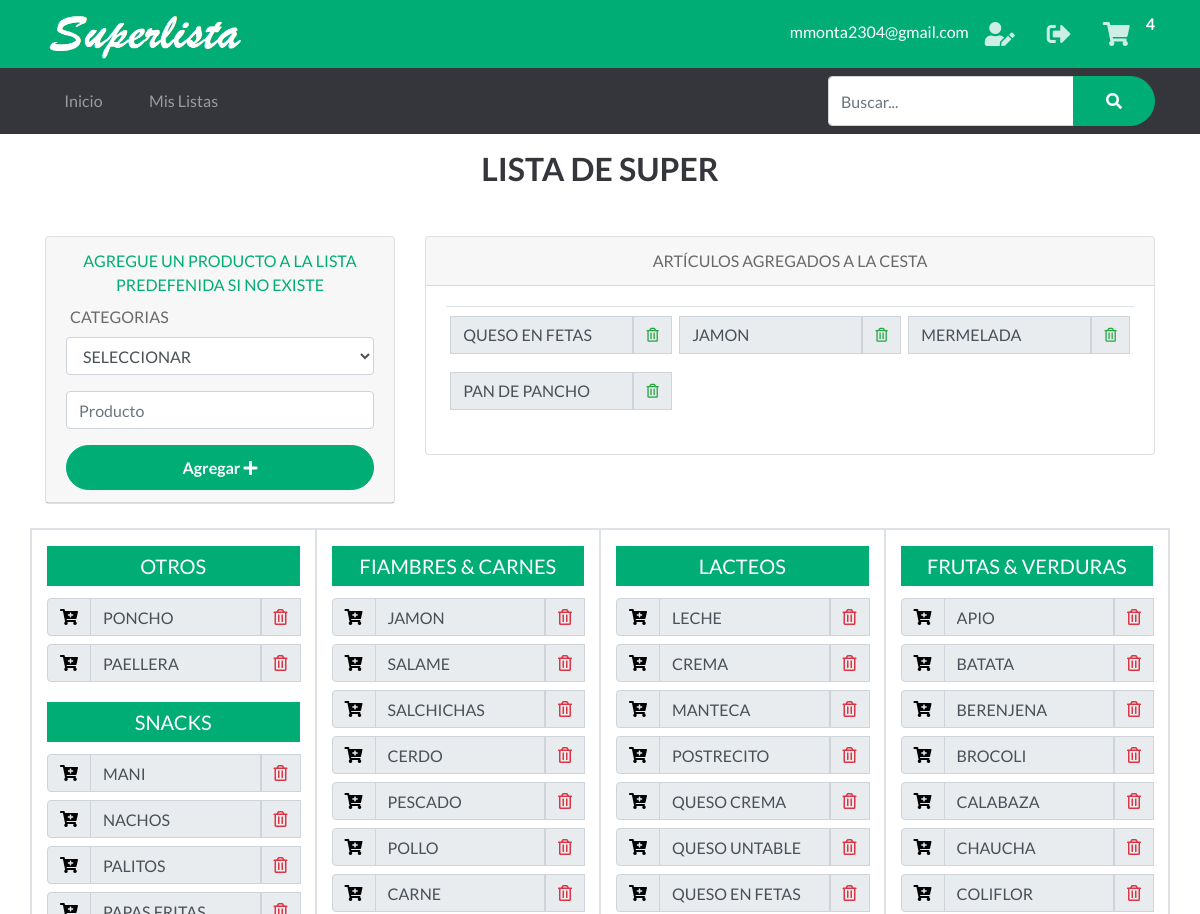
Before: / (signed in, upper part) with the older database file.
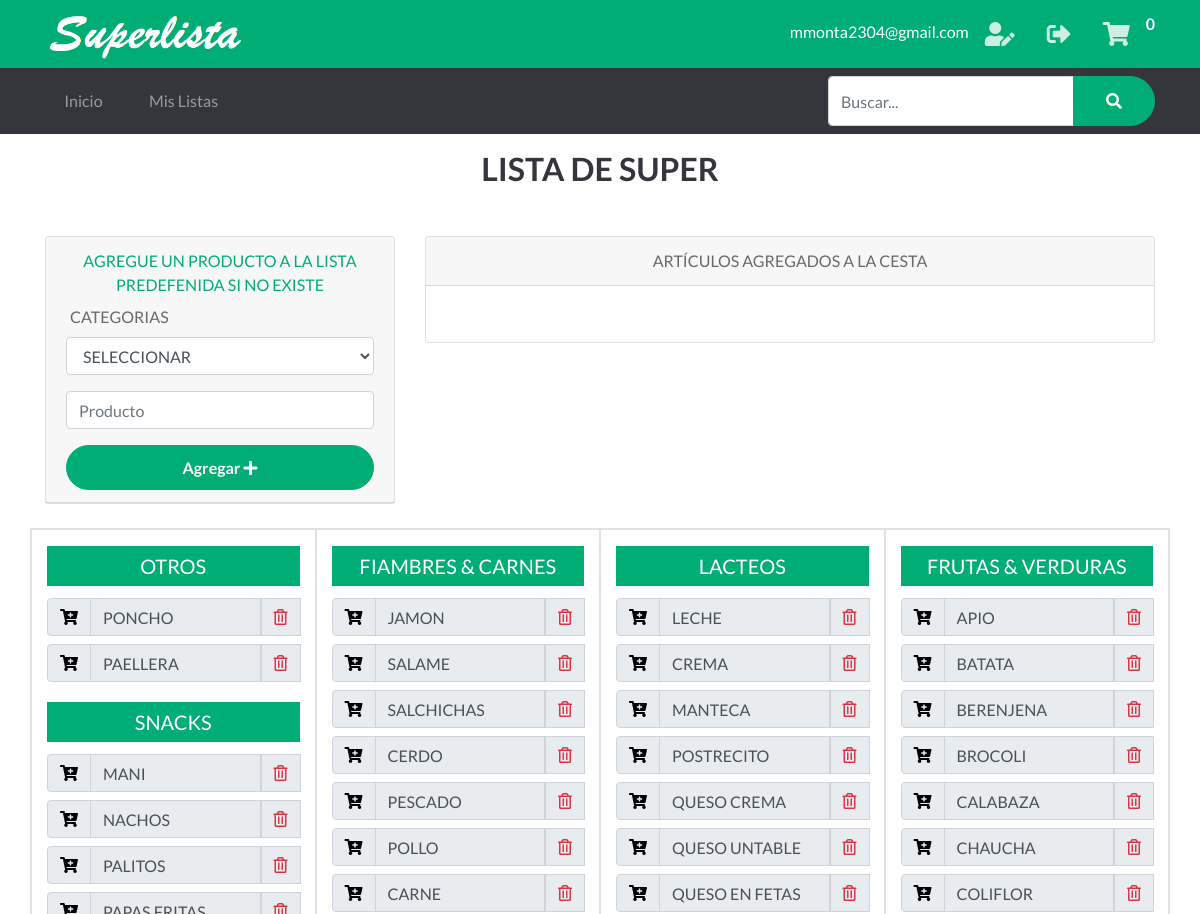
After: the same page with the newer database file.
### tables this page shows
CREATE TABLE "Cesta" (
	"Id"	INTEGER NOT NULL PRIMARY KEY AUTOINCREMENT UNIQUE,
	"Id_Usuario"	INTEGER NOT NULL,
	"Item"	INTEGER NOT NULL,
	"Tachar"	INTEGER,
	"ProductoId"	INTEGER,
FOREIGN KEY("ProductoId") REFERENCES "Productos"("Id")
);

CREATE TABLE "Categorias" (
	"Id"	INTEGER NOT NULL PRIMARY KEY AUTOINCREMENT UNIQUE,
	"Categoria"	TEXT NOT NULL
);

CREATE TABLE "Productos" (
	"Id"	INTEGER NOT NULL PRIMARY KEY AUTOINCREMENT UNIQUE,
	"CategoriaId"	INTEGER NOT NULL,
	"Producto"	TEXT NOT NULL,
	"PropietarioId"	INTEGER NOT NULL,
	FOREIGN KEY("CategoriaId") REFERENCES "Categorias"("Id")
	FOREIGN KEY("PropietarioId") REFERENCES "Usuarios"("Id")
);

### app.py (the view)
@app.route('/')  # ruta para el home
def home():
    categorias = getAllCategorias()
    if 'nombre' in session:
        productos = getAllProductosUsuarios()
        CestaArticulos = getAllCesta()
        return render_template('home_logged_in.html', categorias=categorias,
                               productos=productos, CestaArticulos=CestaArticulos)
    else:
        productos = getAllProductosAdmin()
        CestaArticulos = getAllCesta()
        return render_template('home.html', categorias=categorias,
                               productos=productos, CestaArticulos=CestaArticulos)

### app.py (called while the page is built)
def get_db():
    db = getattr(g, '_database', None)
    if db is None:
        db = g._database = sqlite3.connect('database1.db')
    return db

@app.teardown_appcontext
def close_connection(exception):
    db = getattr(g, '_database', None)
    if db is not None:
        db.close()

def conectar_db():
    return sqlite3.connect('database1.db')

def getAllProductosUsuarios():
    g.db = conectar_db()
    consulta = 'SELECT * FROM Productos WHERE (PropietarioId= ?)'
    if 'nombre' in session:
        id = session['id']
    cur = g.db.execute(consulta, [id])
    productos_usuarios = [dict(pro_id=row[0], cat_id=row[1], pro_nombre=row[2])
                          for row in cur.fetchall()]
    g.db.close()
    return productos_usuarios

def getAllCategorias():
    cantCarrito()
    g.db = conectar_db()
    cur = g.db.execute('SELECT * FROM Categorias')
    categorias = [dict(cat_id=row[0], cat_nombre=row[1])
                  for row in cur.fetchall()]
    g.db.close()
    return categorias

### templates/home_logged_in.html (shortened to what the changed rows need)
{% extends "layout_logged_in.html" %}
{% block content %}
<section id="lista">
    <div class="container">
        <header class="py-3 text-secondary text-center">
            <h2 class="display-6 font-weight-bold">LISTA DE SUPER</h2>
        </header>
    </div>
    <form action="/ABM_articulos" method="POST">
        <div class="form-group">
            <div class="container">
                <div class="row py-4">
                    <div class="col-8">
                        <div class="card">
                            <div class="card-body">
                                    {%  set contador = namespace(value=0) %}
                                    <table class="table table-borderless table-sm" >
                                        {%  set contador = namespace(value=0) %}
                                        <tbody>
                                            <tr class="tex border" >
                                        {% for CestaArticulo in CestaArticulos %}
                                            {% if  (contador.value % 3) == 0 %}
                                                 </tr>
                                                 <tr>
                                            {% endif %}
                                            <td>
                                                <div class="input-group py-1">
                                                    <input type="text" size="6" name="input" readonly="true" class="form-control"
                                                        value="{{ CestaArticulo.Item_nombre}}" aria-label="Text input with checkbox">
                                                    <div class="input-group-prepend">
                                                        <div class="input-group-text">
                                                            <a href="/DeleteArtCesta_home/{{CestaArticulo.Id}}" i class="fa-sm text-success far fa-trash-alt" style="color:#000000;"></i></a>
                                                        </div>
                                                    </div>
                                                </div>
                                            </td>
                                            {% set contador.value = contador.value + 1 %}
                                        {% endfor %}
                                                </tr>
                                        </tbody>
                                    </table>
                            </div>
                        </div>
                    </div>
                </div>
            </div>
            <div class="container">
                <div class="row border">
                    <div class="col-3 border">
                        <div>
                            {% for categoria in categorias %}
                            <div class="form-group">
                                {% if categoria.cat_id == 9 or categoria.cat_id == 13 or categoria.cat_id ==12  or categoria.cat_id == 11 %}
                                <div class="text h5 py-2 text-center bg-primary text-white">
                                    <span>{{ categoria.cat_nombre }} </span>
                                </div>
                                    {% for producto in productos %}
                                        {% if categoria.cat_id == producto.cat_id  %}
                                        <div class="input-group py-1">
                                            <div class="input-group-prepend">
                                                <div class="input-group-text">
                                                    <a href="/AddArt/{{producto.pro_nombre}}/{{producto.pro_id}}"><i class="fas fa-cart-plus" style="color:black;"></i></a>
                                                </div>
                                            </div>
                                            <input type="text" name="input" readonly="true" class="form-control"
                                                value="{{ producto.pro_nombre }}" aria-label="Text input with checkbox">
                                            <div class="input-group-prepend">
                                                <div class="input-group-text">
                                                    <a href="/deleteArt/{{producto.pro_id}}" i class="text-danger far fa-trash-alt" style="color:#000000;"></i></a>
                                                </div>
                                            </div>
                                        </div>
                                        {% endif %}
                                    {% endfor %}
                                {% endif %}
                            </div>
                            {%endfor%}
                        </div>
                    </div>
                    <div class="col-3 border">
                        <div>
                            {% for categoria in categorias %}
                            <div class="form-group">
                                {% if categoria.cat_id == 5 or categoria.cat_id == 2 or categoria.cat_id == 6 or categoria.cat_id == 10 %}
                                <div class="text h5 py-2 text-center bg-primary text-white">
                                    <span>{{ categoria.cat_nombre }} </span>
                                </div>
                                    {% for producto in productos %}
                                        {% if categoria.cat_id == producto.cat_id  %}
                                        <div class="input-group py-1">
                                            <div class="input-group-prepend">
                                                <div class="input-group-text">
                                                    <a href="/AddArt/{{producto.pro_nombre}}/{{producto.pro_id}}"><i class="fas fa-cart-plus" style="color:black;"></i></a>
                                                </div>
                                            </div>
                                            <input type="text" readonly="true" class="form-control"
                                                value="{{ producto.pro_nombre }}" aria-label="Text input with checkbox">
                                            <div class="input-group-prepend">
                                                <div class="input-group-text">
                                                    <a href="/deleteArt/{{producto.pro_id}}" i class="text-danger far fa-trash-alt" style="color:#000000;"></i></a>
                                                </div>
                                            </div>
                                        </div>
                                        {% endif %}
                                    {% endfor %}
                                {% endif %}
                            </div>
                            {%endfor%}
                        </div>
                    </div>
                    <div class="col-3 border">
                        <div>
                            {% for categoria in categorias %}
                            <div class="form-group">
                                {% if categoria.cat_id == 7 or categoria.cat_id == 3 or categoria.cat_id == 4 %}
                                <div class="text h5 py-2 text-center bg-primary text-white">
                                    <span>{{ categoria.cat_nombre }} </span>
                                </div>
                                    {% for producto in productos %}
                                        {% if categoria.cat_id == producto.cat_id  %}
                                        <div class="input-group py-1">
                                            <div class="input-group-prepend">
                                                <div class="input-group-text">
                                                    <a href="/AddArt/{{producto.pro_nombre}}/{{producto.pro_id}}"><i class="fas fa-cart-plus" style="color:black;"></i></a>
                                                </div>
                                            </div>
                                            <input type="text" readonly="true" class="form-control"
                                                value="{{ producto.pro_nombre }}" aria-label="Text input with checkbox">
                                            <div class="input-group-prepend">
                                                <div class="input-group-text">
                                                    <a href="/deleteArt/{{producto.pro_id}}" i class="text-danger far fa-trash-alt" style="color:#000000;"></i></a>
                                                </div>
                                            </div>
                                        </div>
                                        {% endif %}
                                    {% endfor %}
                                {% endif %}
                            </div>
                            {%endfor%}
                        </div>
                    </div>
                    <div class="col-3 border py-3">
                        <div>
                            {% for categoria in categorias %}
                            <div class="form-group">
                                {% if categoria.cat_id == 1 or categoria.cat_id == 8 %}
                                <div class="text h5 py-2 text-center bg-primary text-white">
                                    <span>{{ categoria.cat_nombre }} </span>
                                </div>
                                    {% for producto in productos %}
                                        {% if categoria.cat_id == producto.cat_id  %}
                                        <div class="input-group py-1">
                                            <div class="input-group-prepend">
                                                <div class="input-group-text">
                                                    <a href="/AddArt/{{producto.pro_nombre}}/{{producto.pro_id}}"><i class="fas fa-cart-plus" style="color:black;"></i></a>
                                                </div>
                                            </div>
                                            <input type="text" readonly="true" class="form-control"
                                                value="{{ producto.pro_nombre }}" aria-label="Text input with checkbox">
                                            <div class="input-group-prepend">
                                                <div class="input-group-text">
                                                    <a href="/deleteArt/{{producto.pro_id}}" i class="text-danger far fa-trash-alt" style="color:#000000;"></i></a>
                                                </div>
                                            </div>
                                        </div>
                                        {% endif %}
                                    {% endfor %}
                                {% endif %}
                            </div>
                            {%endfor%}
                        </div>
                    </div>
                </div>
            </div>
    </form>
    {% endblock %}

Changed rows visible on the page:
removed Cesta: input "QUESO EN FETAS"
removed Cesta: input "JAMON"
removed Cesta: input "MERMELADA"
removed Cesta: input "PAN DE PANCHO"
Other visible differences:
{{ session['carrito'] }}: "4" → "0"
